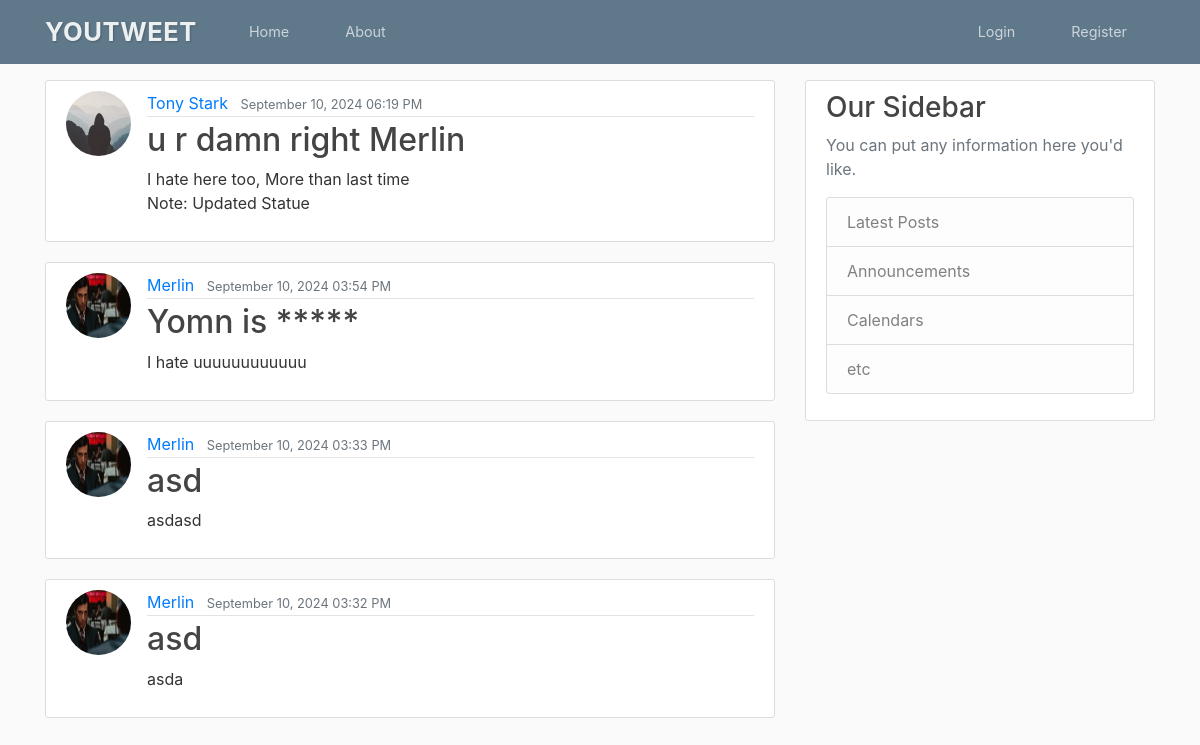
Page /home on the earlier database version.
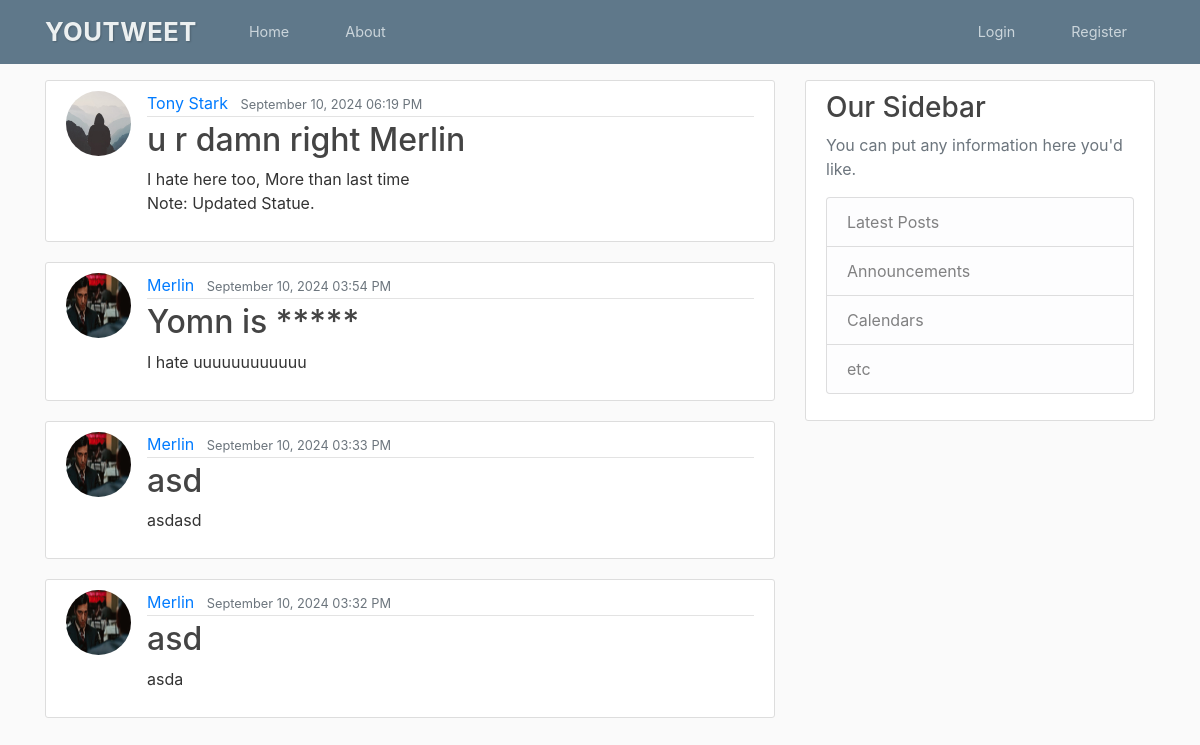
Same page on the later database version.
### youtweet/models.py (models this page shows, shortened)
class Post(db.Model):
    id = db.Column(db.Integer, primary_key=True)
    title = db.Column(db.String(100), nullable=False)
    date_posted = db.Column(db.DateTime, nullable=False, default=datetime.utcnow)
    content = db.Column(db.Text, nullable=False)
    user_id = db.Column(db.Integer, db.ForeignKey('user.id'), nullable=False)

class User(db.Model, UserMixin):
    id = db.Column(db.Integer, primary_key=True)
    username = db.Column(db.String(20), unique=True, nullable=False)
    email = db.Column(db.String(120), unique=True, nullable=False)
    image_file = db.Column(db.String(20), nullable=False, default='default.jpg')
    password = db.Column(db.String(60), nullable=False)
    posts = db.relationship('Post', backref='author', lazy=True)

### youtweet/routes.py (the view)
@app.route('/', methods=['GET', 'POST'])
@app.route('/home',  methods=['GET', 'POST'])
def home():
    page = request.args.get('page', 1, type=int)
    posts = Post.query.order_by(Post.date_posted.desc()).paginate(page=page, per_page=5)
    return render_template('home.html', posts=posts)

### youtweet/templates/home.html
{% extends "layout.html" %}
{% block content %}
    {% for post in posts %}
        <article class="media content-section">
          <img class="rounded-circle article-img" src="{{ url_for('static', filename='profile_pics/' + post.author.image_file) }}">
          <div class="media-body">
            <div class="article-metadata">
              <a class="mr-2" href="#">{{ post.author.username }}</a>
              <small class="text-muted">{{ post.date_posted.strftime('%B %d, %Y %I:%M %p') }}</small>
            </div>
            <h2><a class="article-title" href="{{ url_for('post', post_id=post.id) }}">{{ post.title }}</a></h2>
            <p class="article-content">{{ post.content }}</p>
          </div>
        </article>
    {% endfor %}
{% endblock content %}

### youtweet/templates/layout.html (shortened to what this page needs)
<!DOCTYPE html>
<html>
<head>
    <link rel="stylesheet" href="https://maxcdn.bootstrapcdn.com/bootstrap/4.0.0/css/bootstrap.min.css">
    <link rel="stylesheet" type="text/css" href="{{ url_for('static', filename='main.css') }}">
</head>
<body>
    <header class="site-header">
      <nav class="navbar navbar-expand-md navbar-dark bg-steel fixed-top">
        <div class="container">
          <a class="navbar-brand mr-4" href="/">YouTweet</a>
          <div class="collapse navbar-collapse" id="navbarToggle">
            <div class="navbar-nav mr-auto">
              <a class="nav-item nav-link" href="{{ url_for('home') }}">Home</a>
              <a class="nav-item nav-link" href="{{ url_for('about') }}">About</a>
            </div>
            <div class="navbar-nav">
              {%if not current_user.is_authenticated %}
                <a class="nav-item nav-link" href="{{ url_for('login') }}">Login</a>
                <a class="nav-item nav-link" href="{{ url_for('register') }}">Register</a>
              {% else %}
                <a class="nav-item nav-link" href="{{ url_for('new_post') }}">New Post</a>
                <a class="nav-item nav-link" href="{{ url_for('account') }}">Account</a>
                <a class="nav-item nav-link" href="{{ url_for('logout') }}">Logout</a>
              {% endif %}
            </div>
          </div>
        </div>
      </nav>
    </header>
    <main role="main" class="container">
      <div class="row">
        <div class="col-md-8">
          {% block content %}{% endblock %}
        </div>
        <div class="col-md-4">
          <div class="content-section">
            <h3>Our Sidebar</h3>
            <p class='text-muted'>You can put any information here you'd like.
              <ul class="list-group">
                <li class="list-group-item list-group-item-light">Latest Posts</li>
                <li class="list-group-item list-group-item-light">Announcements</li>
                <li class="list-group-item list-group-item-light">Calendars</li>
                <li class="list-group-item list-group-item-light">etc</li>
              </ul>
            </p>
          </div>
        </div>
      </div>
    </main>
</body>
</html>

### youtweet/static/main.css (style rules this page uses)
.site-header { background: #34495e; padding: 0.5rem 1.5rem; box-shadow: 0 3px 6px rgba(0, 0, 0, 0.1); position: fixed; width: 100%; top: 0; left: 0; z-index: 1000; }
.site-header .navbar-brand { color: #ecf0f1; font-size: 1.6rem; font-weight: 700; text-transform: uppercase; letter-spacing: 0.5px; text-shadow: 1px 1px 2px rgba(0, 0, 0, 0.2); margin-right: auto; }
.site-header .navbar-nav { display: flex; align-items: center; }
.site-header .navbar-nav .nav-link { color: #bdc3c7; font-size: 0.9rem; margin: 0 1rem; padding: 8px 12px; transition: color 0.3s ease, background-color 0.3s ease; position: relative; text-decoration: none; border-radius: 4px; }
body { background: #fafafa; color: #333333; margin-top: 5rem; }
h1, h2, h3, h4, h5, h6 { color: #444444; }
.bg-steel { background-color: #5f788a; }
.site-header .navbar-nav .nav-link { color: #cbd5db; }
.content-section { background: #ffffff; padding: 10px 20px; border: 1px solid #dddddd; border-radius: 3px; margin-bottom: 20px; }
.article-title { color: #444444; }
.article-content { white-space: pre-line; }
.article-img { height: 65px; width: 65px; margin-right: 16px; }
.article-metadata { padding-bottom: 1px; margin-bottom: 4px; border-bottom: 1px solid #e3e3e3 }

Differences in the rows shown:
changed Post "u r damn right Merlin": content "I hate here too, More than last time Note: Updated Statue" → "I hate here too, More than last time Note: Updated Statue."
